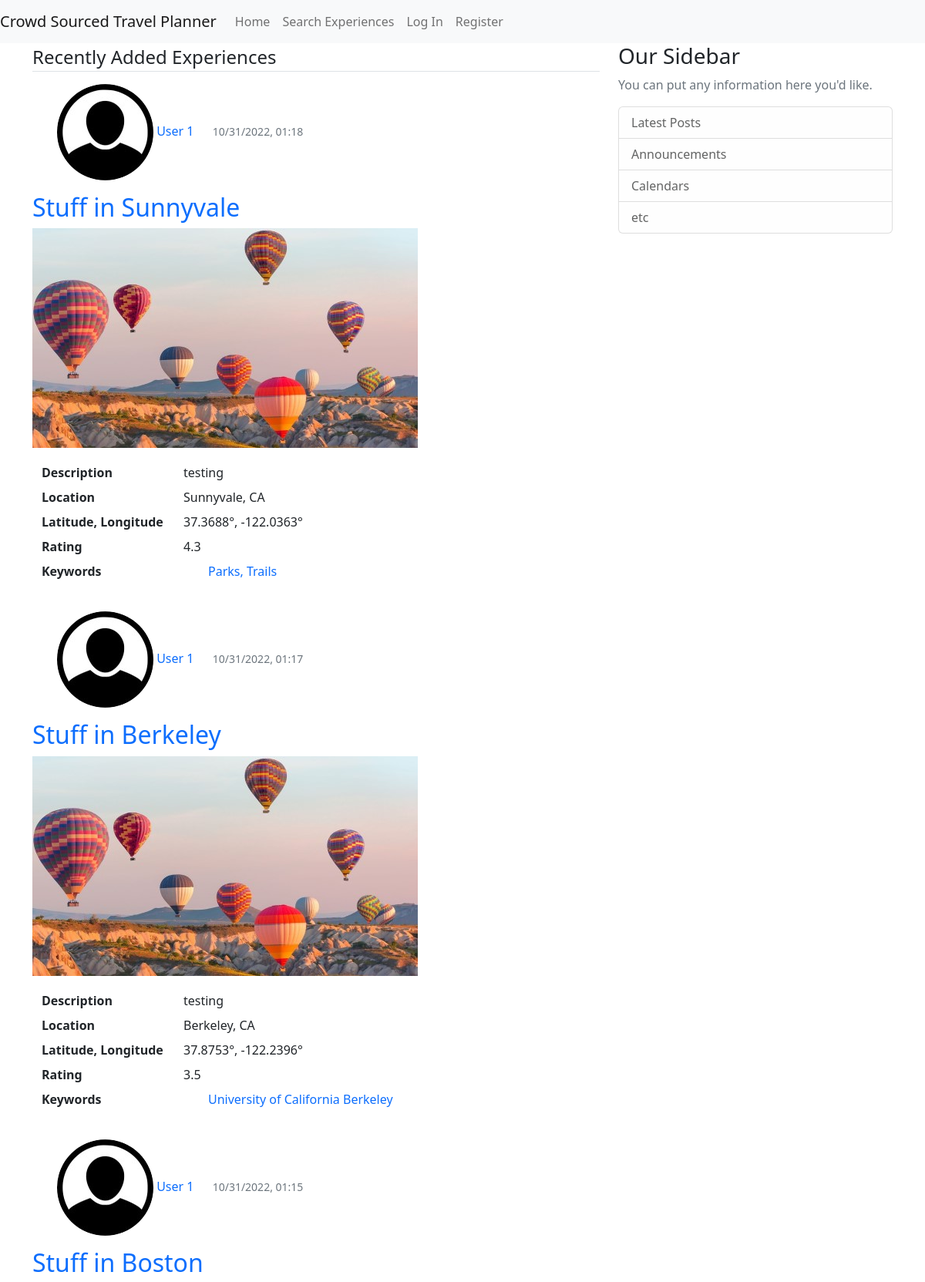
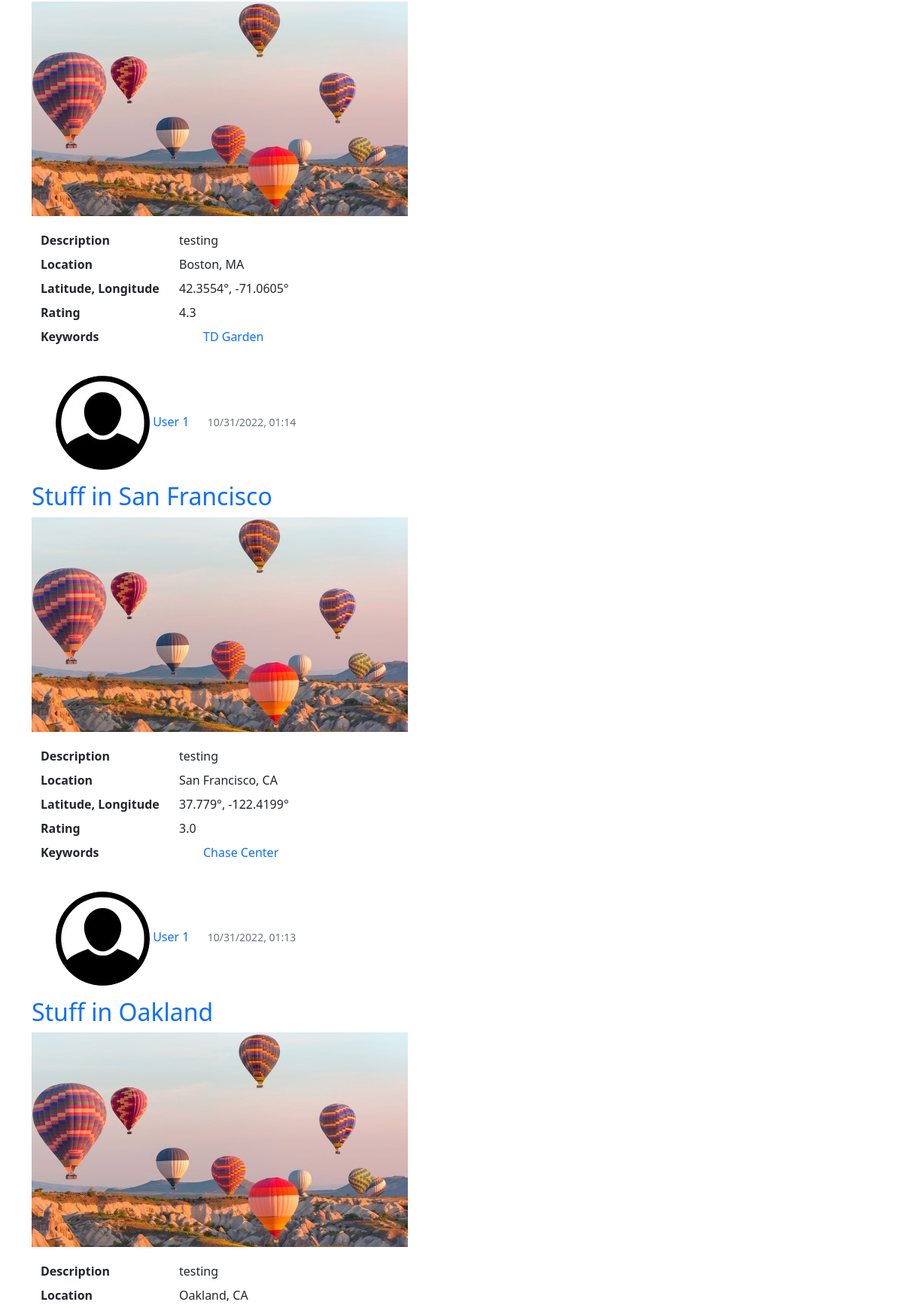
/landing (upper part), run on the app's committed database (2 pictures, top to bottom).
### CrowdSourcedTravelPlanner/models.py (models this page shows, shortened)
class Experience(db.Model):
    id = db.Column(db.Integer, primary_key=True)
    title = db.Column(db.String(100), nullable=False)
    description = db.Column(db.Text, nullable=False)
    location = db.Column(db.String(100), nullable=False)
    rating = db.Column(db.Float, nullable=False)
    date_posted = db.Column(db.DateTime, nullable=False, default=datetime.utcnow)
    image_file = db.Column(db.String(20), nullable=False, default='default.jpg')
    user_id = db.Column(db.Integer, db.ForeignKey('user.id'), nullable=False)
    latitude = db.Column(db.Float, nullable=True)  # Temporarily nullable for now while I'm testing
    longitude = db.Column(db.Float, nullable=True)  # Re-evaluate later
    keywords = db.relationship('Keyword', order_by=Keyword.id, back_populates='experience')

class User(db.Model, UserMixin):
    id = db.Column(db.Integer, primary_key=True)
    username = db.Column(db.String(20), unique=True, nullable=False)
    email = db.Column(db.String(120), unique=True, nullable=False)
    image_file = db.Column(db.String(20), nullable=False, default='default.jpg')
    password = db.Column(db.String(60), nullable=False)
    date_account_created = db.Column(db.DateTime, nullable=False, default=datetime.utcnow)
    experiences = db.relationship('Experience', backref='author', lazy=True)
    trips = db.relationship('Trip', backref='author', lazy=True)
    location = db.Column(db.String(100), nullable=True, default="")
    latitude = db.Column(db.Float, nullable=True)  # Temporarily nullable for now while I'm testing
    longitude = db.Column(db.Float, nullable=True)  # Re-evaluate later
    sort = db.Column(db.String(20), nullable=True, default='recent')

class Keyword(db.Model):
    __tablename__ = "keywords"
    id = db.Column(db.Integer, primary_key=True)
    keyword_text = db.Column(db.String, nullable=False)
    experience_id = db.Column(db.Integer, db.ForeignKey('experience.id'))
    experience = db.relationship("Experience", back_populates="keywords")

### CrowdSourcedTravelPlanner/routes.py (the view, shortened to what this page needs)
@app.route('/')
@app.route("/landing")
def landing():
    page = request.args.get('page', 1, type=int)
    nearby_page = request.args.get('nearby_page', 1, type=int)
    if not current_user.is_authenticated:
        experiences = Experience.query.order_by(Experience.date_posted.desc()).paginate(page=page, per_page=5)
        return render_template('landing.html', experiences=experiences)

### CrowdSourcedTravelPlanner/templates/landing.html (shortened to what this page needs)
{% extends "pageLayout.html" %}
{% block content %}
    {% if current_user.is_authenticated and current_user.sort == 'top_rated' %}
        <legend class="border-bottom mb-3">Top Rated Experiences</legend>
    {% else %}
        <legend class="border-bottom mb-3">Recently Added Experiences</legend>
    {% endif %}
    {% for experience in experiences.items %}
        <article class="media content-section">
            <div class="media-body">
                <ul>
                    <li style="display:inline-block;">
                        <a href="{{ url_for('user_experiences', username=experience.author.username) }}">
                            <img class="rounded-circle article-img"
                                 src="{{ url_for('static', filename='profile_pics/' + experience.author.image_file) }}">
                        </a>
                    </li>
                    <li style="display:inline-block;">
                        <a class="mr-2 text-decoration-none" href="{{ url_for('user_experiences', username=experience.author.username) }}">{{ experience.author.username }}</a>
                    </li>
                    <li style="display:inline-block; padding-left: 20px;">
                        <small class="text-muted ">{{ experience.date_posted.strftime('%m/%d/%Y, %H:%M') }}</small>
                    </li>
                </ul>
                <h2><a class="article-title text-decoration-none"
                       href="{{ url_for('experience', experience_id=experience.id) }}">{{ experience.title }}</a></h2>
                <a href="{{ url_for('experience', experience_id=experience.id) }}">
                    <img class="img-rounded"
                         src="{{ url_for('static', filename='experience_pics/' + experience.image_file) }}">
                </a>
                <div class="container" style="margin-top: 20px;">
                    <dl class="row">
                        <dt class="col-sm-3">Description</dt>
                        <dd class="col-sm-9">{{ experience.description }}</dd>
                        <dt class="col-sm-3">Location</dt>
                        <dd class="col-sm-9">{{ experience.location }}</dd>
                        <dt class="col-sm-3">Latitude, Longitude</dt>
                        <dd class="col-sm-9">
                            {% if experience.latitude != -200 and experience.longitude != -200 %}
                                {{ experience.latitude }}°, {{ experience.longitude }}°
                            {% else %}
                                Latitude and Longitude not found for this location.
                            {% endif %}
                        </dd>
                        <dt class="col-sm-3">Rating</dt>
                        <dd class="col-sm-9">{{ experience.rating }}</dd>
                        <dt class="col-sm-3">Keywords</dt>
                        <dd class="col-sm-9">
                            {% if experience.keywords|length == 1 %}
                                <ul>
                                    <li style="display:inline-block;">
                                        <a class="mr-2 text-decoration-none" href="{{ url_for('keyword', keyword_text=experience.keywords[0].keyword_text) }}">{{ experience.keywords[0].keyword_text }}</a>
                                    </li>
                                </ul>
                            {% elif experience.keywords|length > 1 %}
                                <ul>
                                    {% for keyword in experience.keywords[:-1] %}
                                        <li style="display:inline-block;">
                                            <a class="mr-2 text-decoration-none" href="{{ url_for('keyword', keyword_text=keyword.keyword_text) }}">{{ keyword.keyword_text }}, </a>
                                        </li>
                                    {% endfor %}
                                    <li style="display:inline-block;">
                                        <a class="mr-2 text-decoration-none" href="{{ url_for('keyword', keyword_text=experience.keywords[-1].keyword_text) }}">{{ experience.keywords[-1].keyword_text }}</a>
                                    </li>
                                </ul>
                            {% endif %}
                        </dd>
                    </dl>
                </div>
            </div>
        </article>
    {% endfor %}
{% endblock content %}}

### data on the page
Experience: image_file (placeholder picture), author.username "User 1", date_posted "10/31/2022, 01:18", title "Stuff in Sunnyvale", description "testing", location "Sunnyvale, CA", latitude "37.3688", longitude "-122.0363", rating "4.3", keyword_text "Trails"
Keyword: keyword_text "Parks"
Experience: image_file (placeholder picture), author.username "User 1", date_posted "10/31/2022, 01:17", title "Stuff in Berkeley", description "testing", location "Berkeley, CA", latitude "37.8753", longitude "-122.2396", rating "3.5", keyword_text "University of California Berkeley"
Experience: image_file (placeholder picture), author.username "User 1", date_posted "10/31/2022, 01:15", title "Stuff in Boston", description "testing", location "Boston, MA", latitude "42.3554", longitude "-71.0605", rating "4.3", keyword_text "TD Garden"
Experience: image_file (placeholder picture), author.username "User 1", date_posted "10/31/2022, 01:14", title "Stuff in San Francisco", description "testing", location "San Francisco, CA", latitude "37.779", longitude "-122.4199", rating "3.0", keyword_text "Chase Center"
Experience: image_file (placeholder picture), author.username "User 1", date_posted "10/31/2022, 01:13", title "Stuff in Oakland", description "testing", location "Oakland, CA"
